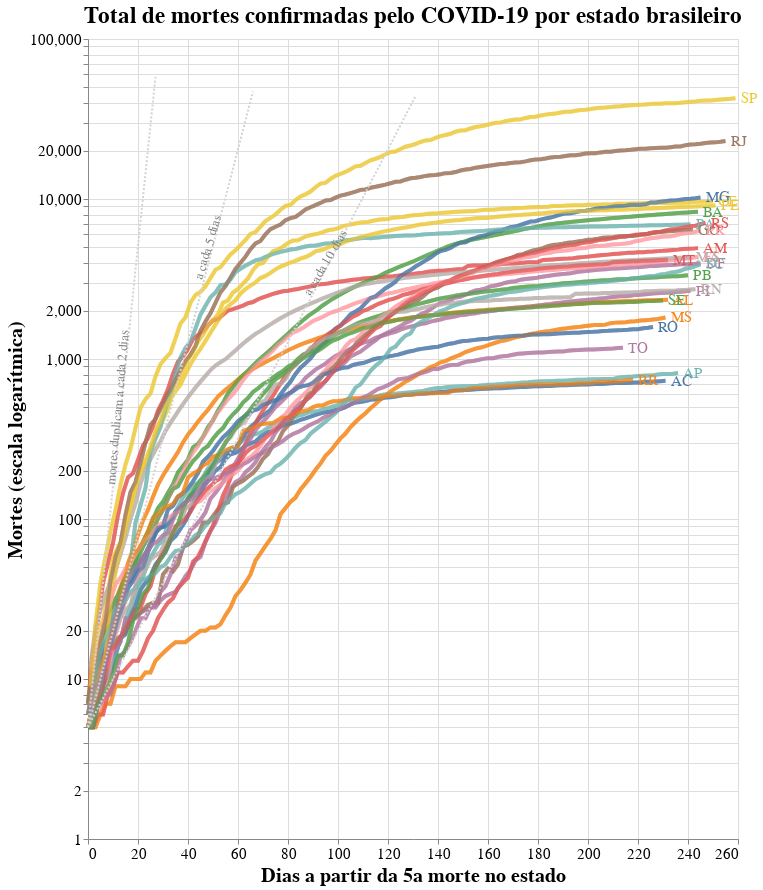

Write notebook code for a chart like this one.
### Code cell
import altair as alt

# Selection tool
selection = alt.selection_single(fields=['state'])
# Color change when clicked
color = alt.condition(selection,
                    alt.Color('state:N'),
                    alt.value('lightgray'))


# Base altair plot 
base = alt.Chart(deaths_long, title="Total de mortes confirmadas pelo COVID-19 por estado brasileiro").mark_line(strokeWidth=4, opacity=0.7).encode(
    x=alt.X('Day'),
    y=alt.Y('Deaths', scale=alt.Scale(type='log')),
    color=alt.Color('state', legend=None),
)

# Chart
chart = base.encode(
  color=alt.condition(selection, 'state:N', alt.value('lightgray')),
  tooltip=[alt.Tooltip('state:N', title = 'Estado'), alt.Tooltip('yearmonthdate(Date):N', title = 'Data', format = '%d/%m/%Y'), alt.Tooltip('Deaths:N', title = 'Mortes')]
).add_selection(
  selection
)

# Overlay
overlay = base.encode(
  color='state',
  opacity=alt.value(0.5),
).transform_filter(
  selection
)

# Text labels
text = base.mark_text(
    align='left',
    dx=5,
    size=15
).encode(
    x=alt.X('Day', aggregate='max',  axis=alt.Axis(title='Dias a partir da 5a morte no estado')),
    y=alt.Y('Deaths', aggregate={'argmax': 'Day'}, axis=alt.Axis(title='Mortes (escala logarítmica)')),
    text='state'
).transform_filter(
    selection
)

# Add doubling line

## Death doubles every 2 days
j = 0
for i in range(0,deaths_long.Day.max()):
    if 5*pow(2,(i/2)) < deaths_long.Deaths.max():
      j = i+2

source2 = alt.sequence(start=0, stop=j, step=1, as_='x')

double2 = alt.Chart(source2).mark_line(strokeDash=[2,2]).transform_calculate(
    double2='5*pow(2,(datum.x/2))'
).transform_fold(
    ['double2']
).encode(
    x='x:Q',
    y='value:Q',
    color=alt.value('lightgray')
)

text2 = alt.Chart({'values':[{'x': 12, 'y': 500}]}).mark_text(
    text='mortes duplicam a cada 2 dias', angle=275,
    size=13,
    color = 'gray'
).encode(
    x='x:Q', y='y:Q'
)

## Death doubles every 5 days
j = 0
for i in range(0,deaths_long.Day.max()):
    if 5*pow(2,(i/5)) < deaths_long.Deaths.max():
      j = i+2

source5 = alt.sequence(start=0, stop=j, step=1, as_='x')

double5 = alt.Chart(source5).mark_line(strokeDash=[2,2]).transform_calculate(
    double5='5*pow(2,(datum.x/5))'
).transform_fold(
    ['double5']
).encode(
    x='x:Q',
    y='value:Q',
    color=alt.value('lightgray')
)

text5 = alt.Chart({'values':[{'x': 48, 'y': 5000}]}).mark_text(
    text='a cada 5 dias', angle=287,
    size=13,
    color = 'gray'
).encode(
    x='x:Q', y='y:Q'
)

## Death doubles every 10 days
j = 0
for i in range(0,deaths_long.Day.max()):
    if 5*pow(2,(i/10)) < deaths_long.Deaths.max():
      j = i+2

source10 = alt.sequence(start=0, stop=j, step=1, as_='x')

double10 = alt.Chart(source10).mark_line(strokeDash=[2,2]).transform_calculate(
    double10='5*pow(2,(datum.x/10))'
).transform_fold(
    ['double10']
).encode(
    x='x:Q',
    y='value:Q',
    color=alt.value('lightgray')
)

text10 = alt.Chart({'values':[{'x': 95, 'y': 4000}]}).mark_text(
    text='a cada 10 dias', angle=301,
    size=13,
    color = 'gray'
).encode(
    x='x:Q', y='y:Q'
)

# Sum it all up
alt.layer(chart, overlay, text, double2, double5, double10, text2, text5, text10).configure_axis(
    labelFontSize=15,
    titleFontSize=20
).configure_title(
    fontSize=23
).properties(
    width=650,
    height=800
)


# Sum em up!
#chart + overlay + text

### Figure 1 — Vega-Lite specification as saved in the notebook (floating-point values rounded to 4 significant figures; data arrays with more than 128 entries replaced by an {"elided": "..."} marker saying what was removed)
{"config": {"view": {"continuousWidth": 400, "continuousHeight": 300}, "axis": {"labelFontSize": 15, "titleFontSize": 20}, "title": {"fontSize": 23}}, "layer": [{"data": {"name": "data-c7bf09feeb0f3b0ff2e7a8c3e978b61f"}, "mark": {"type": "line", "opacity": 0.7, "strokeWidth": 4}, "encoding": {"color": {"condition": {"type": "nominal", "field": "state", "selection": "selector016"}, "value": "lightgray"}, "tooltip": [{"type": "nominal", "field": "state", "title": "Estado"}, {"type": "nominal", "field": "Date", "format": "%d/%m/%Y", "timeUnit": "yearmonthdate", "title": "Data"}, {"type": "nominal", "field": "Deaths", "title": "Mortes"}], "x": {"type": "quantitative", "field": "Day"}, "y": {"type": "quantitative", "field": "Deaths", "scale": {"type": "log"}}}, "selection": {"selector016": {"type": "single", "fields": ["state"]}}, "title": "Total de mortes confirmadas pelo COVID-19 por estado brasileiro"}, {"data": {"name": "data-c7bf09feeb0f3b0ff2e7a8c3e978b61f"}, "mark": {"type": "line", "opacity": 0.7, "strokeWidth": 4}, "encoding": {"color": {"type": "nominal", "field": "state"}, "opacity": {"value": 0.5}, "x": {"type": "quantitative", "field": "Day"}, "y": {"type": "quantitative", "field": "Deaths", "scale": {"type": "log"}}}, "title": "Total de mortes confirmadas pelo COVID-19 por estado brasileiro", "transform": [{"filter": {"selection": "selector016"}}]}, {"data": {"name": "data-c7bf09feeb0f3b0ff2e7a8c3e978b61f"}, "mark": {"type": "text", "align": "left", "dx": 5, "size": 15}, "encoding": {"color": {"type": "nominal", "field": "state", "legend": null}, "text": {"type": "nominal", "field": "state"}, "x": {"type": "quantitative", "aggregate": "max", "axis": {"title": "Dias a partir da 5a morte no estado"}, "field": "Day"}, "y": {"type": "quantitative", "aggregate": {"argmax": "Day"}, "axis": {"title": "Mortes (escala logarítmica)"}, "field": "Deaths"}}, "title": "Total de mortes confirmadas pelo COVID-19 por estado brasileiro", "transform": [{"filter": {"selection": "selector016"}}]}, {"data": {"sequence": {"start": 0, "stop": 28, "step": 1, "as": "x"}}, "mark": {"type": "line", "strokeDash": [2, 2]}, "encoding": {"color": {"value": "lightgray"}, "x": {"type": "quantitative", "field": "x"}, "y": {"type": "quantitative", "field": "value"}}, "transform": [{"calculate": "5*pow(2,(datum.x/2))", "as": "double2"}, {"fold": ["double2"]}]}, {"data": {"sequence": {"start": 0, "stop": 67, "step": 1, "as": "x"}}, "mark": {"type": "line", "strokeDash": [2, 2]}, "encoding": {"color": {"value": "lightgray"}, "x": {"type": "quantitative", "field": "x"}, "y": {"type": "quantitative", "field": "value"}}, "transform": [{"calculate": "5*pow(2,(datum.x/5))", "as": "double5"}, {"fold": ["double5"]}]}, {"data": {"sequence": {"start": 0, "stop": 132, "step": 1, "as": "x"}}, "mark": {"type": "line", "strokeDash": [2, 2]}, "encoding": {"color": {"value": "lightgray"}, "x": {"type": "quantitative", "field": "x"}, "y": {"type": "quantitative", "field": "value"}}, "transform": [{"calculate": "5*pow(2,(datum.x/10))", "as": "double10"}, {"fold": ["double10"]}]}, {"data": {"name": "data-a6fb37e0fe81e307be8367838186da47"}, "mark": {"type": "text", "angle": 275, "color": "gray", "size": 13, "text": "mortes duplicam a cada 2 dias"}, "encoding": {"x": {"type": "quantitative", "field": "x"}, "y": {"type": "quantitative", "field": "y"}}}, {"data": {"name": "data-99ec23d274e027fdbdb4f5bbd27c6d74"}, "mark": {"type": "text", "angle": 287, "color": "gray", "size": 13, "text": "a cada 5 dias"}, "encoding": {"x": {"type": "quantitative", "field": "x"}, "y": {"type": "quantitative", "field": "y"}}}, {"data": {"name": "data-38fdf78bc9bba60f88cb7b830c133810"}, "mark": {"type": "text", "angle": 301, "color": "gray", "size": 13, "text": "a cada 10 dias"}, "encoding": {"x": {"type": "quantitative", "field": "x"}, "y": {"type": "quantitative", "field": "y"}}}], "height": 800, "width": 650, "$schema": "https://vega.github.io/schema/vega-lite/v4.8.1.json", "datasets": {"data-c7bf09feeb0f3b0ff2e7a8c3e978b61f": {"elided": "3256 records"}, "data-a6fb37e0fe81e307be8367838186da47": [{"x": 12, "y": 500}], "data-99ec23d274e027fdbdb4f5bbd27c6d74": [{"x": 48, "y": 5000}], "data-38fdf78bc9bba60f88cb7b830c133810": [{"x": 95, "y": 4000}]}}
